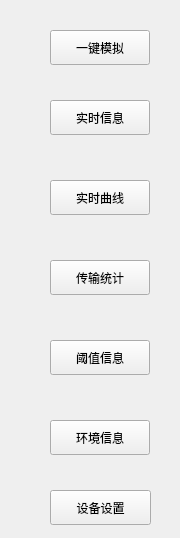
<?xml version="1.0" encoding="UTF-8"?>
<ui version="4.0">
 <class>SiSimulationToolWid</class>
 <widget class="QWidget" name="SiSimulationToolWid">
  <property name="geometry">
   <rect>
    <x>0</x>
    <y>0</y>
    <width>180</width>
    <height>538</height>
   </rect>
  </property>
  <property name="windowTitle">
   <string>Form</string>
  </property>
  <widget class="QPushButton" name="mnTestBtn">
   <property name="geometry">
    <rect>
     <x>50</x>
     <y>30</y>
     <width>100</width>
     <height>35</height>
    </rect>
   </property>
   <property name="text">
    <string>一键模拟</string>
   </property>
  </widget>
  <widget class="QPushButton" name="curveBtn">
   <property name="geometry">
    <rect>
     <x>50</x>
     <y>180</y>
     <width>100</width>
     <height>35</height>
    </rect>
   </property>
   <property name="text">
    <string>实时曲线</string>
   </property>
  </widget>
  <widget class="QPushButton" name="realBtn">
   <property name="geometry">
    <rect>
     <x>50</x>
     <y>100</y>
     <width>100</width>
     <height>35</height>
    </rect>
   </property>
   <property name="text">
    <string>实时信息</string>
   </property>
  </widget>
  <widget class="QPushButton" name="envBtn">
   <property name="geometry">
    <rect>
     <x>50</x>
     <y>420</y>
     <width>100</width>
     <height>35</height>
    </rect>
   </property>
   <property name="text">
    <string>环境信息</string>
   </property>
  </widget>
  <widget class="QPushButton" name="thresholdBtn">
   <property name="geometry">
    <rect>
     <x>50</x>
     <y>340</y>
     <width>100</width>
     <height>35</height>
    </rect>
   </property>
   <property name="text">
    <string>阈值信息</string>
   </property>
  </widget>
  <widget class="QPushButton" name="transBtn">
   <property name="geometry">
    <rect>
     <x>50</x>
     <y>260</y>
     <width>100</width>
     <height>35</height>
    </rect>
   </property>
   <property name="text">
    <string>传输统计</string>
   </property>
  </widget>
  <widget class="QPushButton" name="settingBtn">
   <property name="geometry">
    <rect>
     <x>50</x>
     <y>490</y>
     <width>101</width>
     <height>35</height>
    </rect>
   </property>
   <property name="text">
    <string>设备设置</string>
   </property>
  </widget>
 </widget>
 <resources/>
 <connections/>
</ui>
